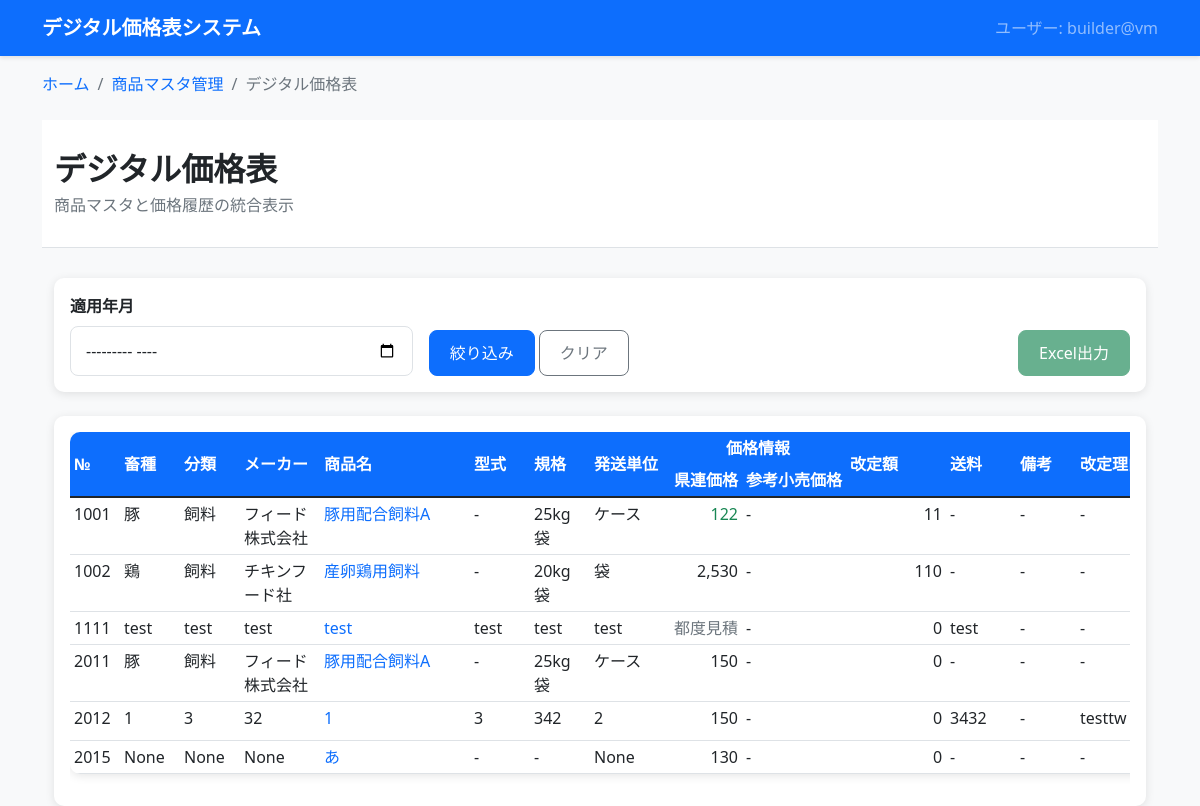
/products/integrated-pricelist/, run on an earlier commit of the app's database.
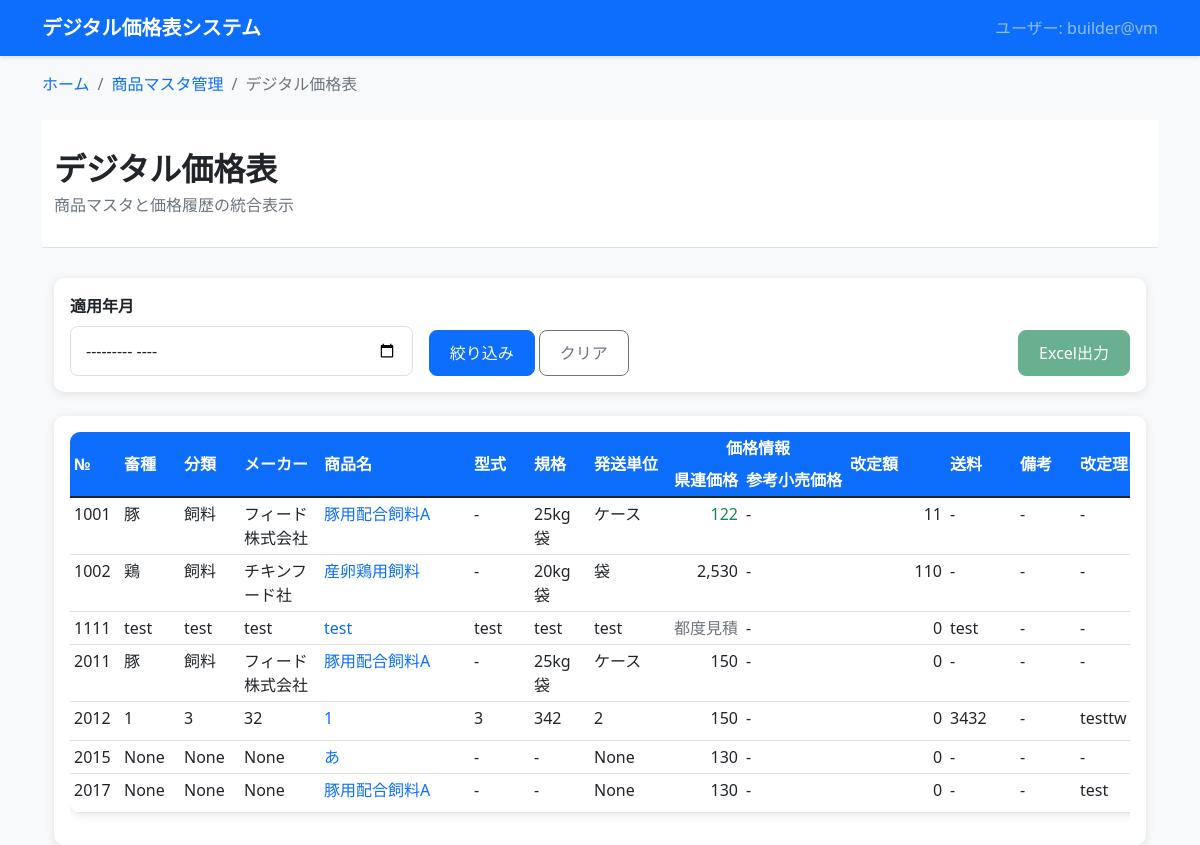
And on a later commit of the database.
### dashboard/products_master/models.py (models this page shows, shortened)
class PriceHistory(models.Model):
    product = models.ForeignKey(Product, on_delete=models.CASCADE, verbose_name='商品', related_name='price_histories')
    period_year = models.IntegerField('年度', help_text='2025年度 = 2025/04～2026/03')
    effective_year_month = models.CharField('適用年月', max_length=7, help_text='YYYY/MM形式')  # 2025/03
    gross_margin_rate = models.DecimalField('粗利率', max_digits=10, decimal_places=6, validators=[MinValueValidator(Decimal('0'))], help_text='前年度最終県連価格÷年度初め仕切価格（年度初めに1度計算、年度中は固定）')
    wholesale_price = models.CharField('仕切価格', max_length=50, help_text='メーカーからの仕入価格（"都度見積"等の文字列含む）')
    kenren_price = models.CharField('県連価格', max_length=50, blank=True, null=True, help_text='nullなら粗利率×仕切価格で自動計算、値があるならその値を表示（"都度見積"等の文字列含む）')
    retail_price = models.CharField('参考小売価格', max_length=50, blank=True, null=True, help_text='一般商流での参考価格（"オープン"等の文字列含む）')
    revision_amount = models.DecimalField('改定額', max_digits=12, decimal_places=0, default=0, help_text='非使用：get_revision_amount()で動的計算')
    revision_reason = models.TextField('改定理由', blank=True, null=True)
    applicant = models.CharField('申請者', max_length=100, blank=True, null=True)
    status = models.CharField('ステータス', max_length=20, default='申請なし', choices=[('申請なし', '申請なし'), ('申請中', '申請中')])
    approver = models.CharField('承認者', max_length=100, blank=True, null=True)
    is_active = models.BooleanField('有効', default=True, help_text='無効にすると論理削除されます')
    deleted_at = models.DateTimeField('削除日時', null=True, blank=True)
    created_at = models.DateTimeField('作成日時', auto_now_add=True)
    updated_at = models.DateTimeField('更新日時', auto_now=True)
    class Meta:
        verbose_name = '価格改定履歴'
        verbose_name_plural = '価格改定履歴'
        ordering = ['-effective_year_month', 'product__product_number']
        indexes = [
            models.Index(fields=['period_year', 'product']),
        ]
    def get_revision_amount(self):
        """改定額を動的計算（表示用端数処理済み金額で計算）"""
        try:
            current_kenren_price = self._get_display_kenren_price()
            if current_kenren_price is None:
                return 0
            previous_history = PriceHistory.objects.filter(
                product=self.product,
                effective_year_month__lt=self.effective_year_month,
                is_active=True
            ).order_by('-effective_year_month').first()
            if previous_history:
                previous_kenren_price = previous_history._get_display_kenren_price()
                if previous_kenren_price is not None:
                    return int(current_kenren_price - previous_kenren_price)
            return 0
        except Exception:
            return 0

class Product(models.Model):
    product_number = models.IntegerField('商品番号', unique=True, null=True, blank=True, help_text='システム自動採番の商品番号')
    product_code = models.CharField('商品コード', max_length=50, blank=True, null=True, help_text='ユーザー管理用の商品コード')
    livestock_type = models.CharField('畜種', max_length=50, blank=True, null=True)
    category = models.CharField('分類', max_length=100, blank=True, null=True)
    manufacturer = models.CharField('メーカー', max_length=100, blank=True, null=True)
    product_name = models.CharField('商品名', max_length=200)
    model_number = models.CharField('型式', max_length=100, blank=True, null=True)
    specification = models.CharField('規格', max_length=100, blank=True, null=True)
    shipping_unit = models.CharField('発送単位', max_length=50, blank=True, null=True)
    shipping_fee = models.CharField('送料', max_length=100, blank=True, null=True)
    remarks = models.TextField('備考', blank=True, null=True)
    applicant = models.CharField('申請者', max_length=100, blank=True, null=True)
    status = models.CharField('ステータス', max_length=20, default='', choices=[('', '申請なし'), ('申請中', '申請中')])
    approver = models.CharField('承認者', max_length=100, blank=True, null=True)
    is_active = models.BooleanField('有効', default=True, help_text='無効にすると論理削除されます')
    deleted_at = models.DateTimeField('削除日時', null=True, blank=True)
    created_at = models.DateTimeField('作成日時', auto_now_add=True)
    updated_at = models.DateTimeField('更新日時', auto_now=True)
    objects = models.Manager()  # デフォルトマネージャー（全て）
    active_objects = ActiveProductManager()  # 有効な商品のみ
    class Meta:
        verbose_name = '商品マスタ'
        verbose_name_plural = '商品マスタ'
        ordering = ['product_number']

### dashboard/products_master/integrated_pricelist/views.py (the view)
# urls.py: path('integrated-pricelist/', pricelist_views.integrated_pricelist, name='integrated_pricelist'),
def integrated_pricelist(request):
    today = datetime.now()
    next_month = today.replace(day=1) + timedelta(days=32)
    default_month = next_month.strftime('%Y/%m')
    selected_month = request.GET.get('month', default_month)
    if selected_month and '-' in selected_month:
        selected_month = selected_month.replace('-', '/')
    available_months = PriceHistory.objects.filter(
        product__is_active=True,
        is_active=True
    ).values_list('effective_year_month', flat=True).distinct().order_by('-effective_year_month')
    if selected_month:
        from django.db.models import Max
        latest_months = PriceHistory.objects.filter(
            product__is_active=True,
            is_active=True,
            effective_year_month__lte=selected_month
        ).values('product').annotate(
            latest_month=Max('effective_year_month')
        )
        price_histories = PriceHistory.objects.select_related('product').filter(
            product__is_active=True,
            is_active=True
        )
        valid_histories = []
        for latest in latest_months:
            history = price_histories.filter(
                product_id=latest['product'],
                effective_year_month=latest['latest_month']
            ).first()
            if history:
                valid_histories.append(history.id)
        price_histories = price_histories.filter(id__in=valid_histories)
    else:
        price_histories = PriceHistory.objects.select_related('product').filter(
            product__is_active=True,
            is_active=True
        )
    price_histories = price_histories.order_by('product__product_number', '-effective_year_month')
    paginator = Paginator(price_histories, 50)  # 50件ずつ表示
    page_number = request.GET.get('page')
    page_obj = paginator.get_page(page_number)
    context = {
        'current_user': get_current_user(),
        'page_obj': page_obj,
        'available_months': available_months,
        'selected_month': selected_month,
        'breadcrumbs': [
            {'title': '商品マスタ管理', 'url': '/products/'},
            {'title': 'デジタル価格表', 'url': None}
        ]
    }
    return render(request, 'products_master/integrated_pricelist.html', context)

### templates/products_master/integrated_pricelist.html (shortened to what this page needs)
{% extends 'base.html' %}
{% load price_filters %}
{% block breadcrumb %}
    {% include 'components/breadcrumb.html' with breadcrumbs=breadcrumbs %}
{% endblock %}
{% block content %}
    {% include 'components/page_header.html' with page_title="デジタル価格表" page_subtitle="商品マスタと価格履歴の統合表示" %}
    <div class="container">
        <div class="card mb-4">
            <div class="card-body">
                <form method="get" class="row g-3 align-items-end">
                    <div class="col-md-4">
                        <label for="month" class="form-label">適用年月</label>
                        <input type="month" class="form-control" id="month" name="month"
                               value="{{ selected_month|date:'Y-m'|default:'' }}">
                    </div>
                    <div class="col-md-4">
                        <button type="submit" class="btn btn-primary">絞り込み</button>
                        <a href="{% url 'products_master:integrated_pricelist' %}" class="btn btn-outline-secondary">クリア</a>
                    </div>
                    <div class="col-md-4 text-end">
                        <button type="button" class="btn btn-success" disabled>Excel出力</button>
                    </div>
                </form>
            </div>
        </div>
        <div class="card">
            <div class="card-body">
                {% if page_obj %}
                    <div class="table-responsive">
                        <table class="table table-sm table-hover resizable-table" id="priceTable">
                            <thead class="table-primary">
                                <tr>
                                    <th rowspan="2" class="align-middle">№</th>
                                    <th rowspan="2" class="align-middle">畜種</th>
                                    <th rowspan="2" class="align-middle">分類</th>
                                    <th rowspan="2" class="align-middle">メーカー</th>
                                    <th rowspan="2" class="align-middle">商品名</th>
                                    <th rowspan="2" class="align-middle">型式</th>
                                    <th rowspan="2" class="align-middle">規格</th>
                                    <th rowspan="2" class="align-middle">発送単位</th>
                                    <th colspan="2" class="text-center">価格情報</th>
                                    <th rowspan="2" class="align-middle">改定額</th>
                                    <th rowspan="2" class="align-middle">送料</th>
                                    <th rowspan="2" class="align-middle">備考</th>
                                    <th rowspan="2" class="align-middle">改定理由</th>
                                </tr>
                                <tr>
                                    <th>県連価格</th>
                                    <th>参考小売価格</th>
                                </tr>
                            </thead>
                            <tbody>
                                {% for history in page_obj %}
                                    <tr>
                                        <td>{{ history.product.product_number }}</td>
                                        <td>{{ history.product.livestock_type }}</td>
                                        <td>{{ history.product.category }}</td>
                                        <td>{{ history.product.manufacturer }}</td>
                                        <td>
                                            <a href="{% url 'products_master:product_detail' history.product.pk %}"
                                               class="text-decoration-none">
                                                {{ history.product.product_name }}
                                            </a>
                                        </td>
                                        <td>{{ history.product.model_number|default:"-" }}</td>
                                        <td>{{ history.product.specification|default:"-" }}</td>
                                        <td>{{ history.product.shipping_unit }}</td>
                                        <td class="text-end">
                                            {% if history.kenren_price %}
                                                {{ history.kenren_price|format_price }}
                                            {% else %}
                                                {% with calc_price=history.wholesale_price|calc_kenren_price:history.gross_margin_rate %}
                                                    {% if calc_price %}
                                                        <span class="text-success">{{ calc_price|format_price }}</span>
                                                    {% else %}
                                                        <span class="text-muted">都度見積</span>
                                                    {% endif %}
                                                {% endwith %}
                                            {% endif %}
                                        </td>
                                        <td>{{ history.retail_price|default:"-" }}</td>
                                        <td class="text-end">{{ history.revision_amount|floatformat:0 }}</td>
                                        <td>{{ history.product.shipping_fee|default:"-" }}</td>
                                        <td>
                                            {% if history.product.remarks %}
                                                <span class="text-truncate d-inline-block" style="max-width: 100px;"
                                                      title="{{ history.product.remarks }}">
                                                    {{ history.product.remarks }}
                                                </span>
                                            {% else %}
                                                -
                                            {% endif %}
                                        </td>
                                        <td>
                                            {% if history.revision_reason %}
                                                <span class="text-truncate d-inline-block" style="max-width: 100px;"
                                                      title="{{ history.revision_reason }}">
                                                    {{ history.revision_reason }}
                                                </span>
                                            {% else %}
                                                -
                                            {% endif %}
                                        </td>
                                    </tr>
                                {% endfor %}
                            </tbody>
                        </table>
                    </div>
                {% endif %}
            </div>
        </div>
    </div>
{% endblock %}

### templates/base.html (shortened to what this page needs)
{% load static %}
<!DOCTYPE html>
<html lang="ja">
<head>
    <link href="https://cdn.jsdelivr.net/npm/bootstrap@5.1.3/dist/css/bootstrap.min.css" rel="stylesheet">
    <link href="{% static 'css/common.css' %}" rel="stylesheet">
    <link href="{% static 'css/price_table.css' %}" rel="stylesheet">
</head>
<body>
    <nav class="navbar navbar-expand-lg navbar-dark bg-primary">
        <div class="container">
            <a class="navbar-brand" href="{% url 'dashboard' %}">デジタル価格表システム</a>
            <div class="navbar-nav ms-auto">
                <span class="navbar-text">ユーザー: {{ current_user }}</span>
            </div>
        </div>
    </nav>
    {% block breadcrumb %}{% endblock %}
    <div class="container mt-4">
        {% block content %}
        {% endblock %}
    </div>
</body>
</html>

### templates/components/breadcrumb.html
{% if breadcrumbs %}
<div class="container mt-3">
    <nav aria-label="breadcrumb">
        <ol class="breadcrumb">
            <li class="breadcrumb-item">
                <a href="{% url 'dashboard' %}">ホーム</a>
            </li>
            {% for crumb in breadcrumbs %}
                {% if forloop.last %}
                    <li class="breadcrumb-item active" aria-current="page">{{ crumb.title }}</li>
                {% else %}
                    <li class="breadcrumb-item">
                        <a href="{{ crumb.url }}">{{ crumb.title }}</a>
                    </li>
                {% endif %}
            {% endfor %}
        </ol>
    </nav>
</div>
{% endif %}

### templates/components/page_header.html (shortened to what this page needs)
<div class="page-header">
    <div class="container">
        <div class="row align-items-center">
            <div class="col">
                <h1 class="page-title">{{ page_title }}</h1>
                {% if page_subtitle %}
                    <p class="page-subtitle">{{ page_subtitle }}</p>
                {% endif %}
            </div>
        </div>
    </div>
</div>

What changed in the data, as far as the page shows it:
added PriceHistory: product.product_number "2017", product.livestock_type "None", product.category "None", product.manufacturer "None", product.product_name "豚用配合飼料A", product.model_number "-", product.specification "-", product.shipping_unit "None", kenren_price "130", retail_price "-", revision_amount "0", product.shipping_fee "-", revision_reason "test"
